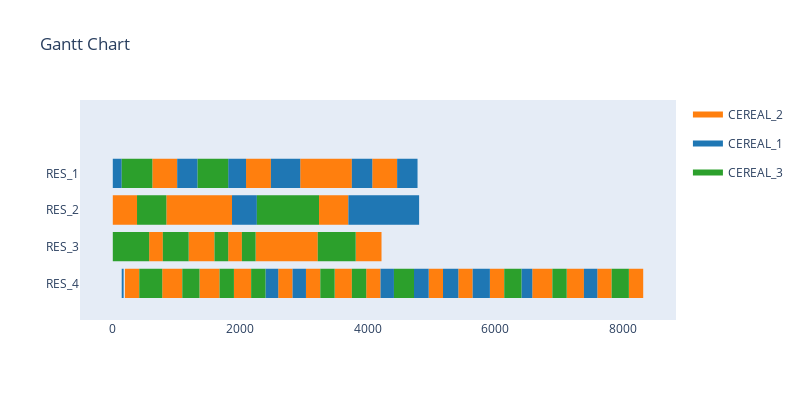

Write notebook code for a chart like this one.
### Code cell
test_env = sim_constrained.Env(visualise=True, verbose=False, model=True, test=True, goal="min_times")
state, action_mask = env.reset()

done = False

while not done:
    action = ppo_agent.select_action(state, memory, action_mask)
    #print(action)
    state, reward, done, action_mask, success_rate = test_env.step(action)
    #print(state, reward, done, action_mask, success_rate )

### Figure 1 — Plotly figure (JSON) as saved in the notebook; plotly's stock layout.template omitted (floating-point values rounded to 4 significant figures; data arrays with more than 128 entries replaced by an {"elided": "..."} marker saying what was removed)
{"data": [{"fill": "toself", "fillcolor": "rgb(255, 127, 14)", "hoverinfo": "name", "legendgroup": "rgb(255, 127, 14)", "mode": "none", "name": "CEREAL_2", "showlegend": true, "type": "scatter", "x": {"elided": "239 int values"}, "y": {"elided": "239 float values"}}, {"fill": "toself", "fillcolor": "rgb(31, 119, 180)", "hoverinfo": "name", "legendgroup": "rgb(31, 119, 180)", "mode": "none", "name": "CEREAL_1", "showlegend": true, "type": "scatter", "x": {"elided": "149 int values"}, "y": {"elided": "149 float values"}}, {"fill": "toself", "fillcolor": "rgb(44, 160, 44)", "hoverinfo": "name", "legendgroup": "rgb(44, 160, 44)", "mode": "none", "name": "CEREAL_3", "showlegend": true, "type": "scatter", "x": {"elided": "159 int values"}, "y": {"elided": "159 float values"}}, {"legendgroup": "rgb(255, 127, 14)", "marker": {"color": "rgb(255, 127, 14)", "opacity": 0, "size": 1}, "mode": "markers", "name": "", "showlegend": false, "text": [null, null, null, null, null, null, null, null, null, null, null, null, null, null, null, null, null, null, null, null, null, null, null, null, null, null, null, null, null, null, null, null, null, null, null, null, null, null, null, null, null, null, null, null, null, null, null, null, null, null, null, null, null, null, null, null, null, null, null, null, null, null, null, null, null, null, null, null, null, null, null, null, null, null, null, null, null, null, null, null, null, null, null, null, null, null, null, null, null, null, null, null, null, null, null, null], "type": "scatter", "x": [0, 190, 190, 380, 190, 415, 570, 785, 620, 1010, 775, 1000, 840, 1300, 1000, 1045, 1045, 1090, 1190, 1405, 1300, 1490, 1360, 1585, 1405, 1595, 1490, 1680, 1585, 1630, 1630, 1675, 1680, 1870, 1810, 2025, 1900, 2125, 2090, 2480, 2125, 2170, 2240, 2455, 2455, 2645, 2595, 2820, 2645, 2835, 2835, 3025, 2940, 3330, 3025, 3215, 3030, 3255, 3235, 3695, 3330, 3540, 3480, 3705, 3540, 3750, 3705, 3750, 3810, 4025, 3975, 4200, 4025, 4215, 4070, 4460, 4955, 5180, 5420, 5645, 5915, 6140, 6580, 6805, 6805, 6850, 6850, 6895, 7120, 7345, 7345, 7390, 7600, 7825, 8095, 8320], "y": [2, 2, 2, 2, 0, 0, 1, 1, 3, 3, 0, 0, 2, 2, 0, 0, 0, 0, 1, 1, 2, 2, 0, 0, 1, 1, 2, 2, 0, 0, 0, 0, 2, 2, 1, 1, 0, 0, 3, 3, 0, 0, 1, 1, 1, 1, 0, 0, 1, 1, 1, 1, 3, 3, 1, 1, 0, 0, 2, 2, 3, 3, 0, 0, 3, 3, 0, 0, 1, 1, 0, 0, 1, 1, 3, 3, 0, 0, 0, 0, 0, 0, 0, 0, 0, 0, 0, 0, 0, 0, 0, 0, 0, 0, 0, 0]}, {"legendgroup": "rgb(31, 119, 180)", "marker": {"color": "rgb(31, 119, 180)", "opacity": 0, "size": 1}, "mode": "markers", "name": "", "showlegend": false, "text": [null, null, null, null, null, null, null, null, null, null, null, null, null, null, null, null, null, null, null, null, null, null, null, null, null, null, null, null, null, null, null, null, null, null, null, null, null, null, null, null, null, null, null, null, null, null, null, null, null, null, null, null, null, null, null, null, null, null, null, null], "type": "scatter", "x": [0, 140, 140, 170, 1010, 1330, 1810, 2090, 1870, 2260, 2395, 2565, 2480, 2800, 2565, 2595, 2800, 2940, 2820, 3030, 3695, 4085, 3750, 4070, 4085, 4205, 4200, 4410, 4205, 4325, 4325, 4445, 4445, 4565, 4460, 4780, 4565, 4685, 4685, 4805, 4725, 4895, 4895, 4925, 4925, 4955, 5180, 5390, 5390, 5420, 5645, 5855, 5855, 5885, 5885, 5915, 6410, 6580, 7390, 7600], "y": [3, 3, 0, 0, 3, 3, 3, 3, 2, 2, 0, 0, 3, 3, 0, 0, 3, 3, 0, 0, 2, 2, 3, 3, 2, 2, 0, 0, 2, 2, 2, 2, 2, 2, 3, 3, 2, 2, 2, 2, 0, 0, 0, 0, 0, 0, 0, 0, 0, 0, 0, 0, 0, 0, 0, 0, 0, 0, 0, 0]}, {"legendgroup": "rgb(44, 160, 44)", "marker": {"color": "rgb(44, 160, 44)", "opacity": 0, "size": 1}, "mode": "markers", "name": "", "showlegend": false, "text": [null, null, null, null, null, null, null, null, null, null, null, null, null, null, null, null, null, null, null, null, null, null, null, null, null, null, null, null, null, null, null, null, null, null, null, null, null, null, null, null, null, null, null, null, null, null, null, null, null, null, null, null, null, null, null, null, null, null, null, null, null, null, null, null], "type": "scatter", "x": [0, 190, 140, 620, 190, 380, 380, 840, 380, 570, 415, 640, 640, 685, 685, 730, 730, 775, 785, 1000, 1000, 1190, 1090, 1315, 1315, 1360, 1330, 1810, 1595, 1810, 1675, 1900, 2025, 2240, 2170, 2395, 2260, 2855, 2855, 3045, 3045, 3235, 3215, 3430, 3255, 3480, 3430, 3620, 3620, 3810, 3750, 3975, 4410, 4725, 6140, 6365, 6365, 6410, 6895, 7120, 7825, 8050, 8050, 8095], "y": [1, 1, 3, 3, 1, 1, 2, 2, 1, 1, 0, 0, 0, 0, 0, 0, 0, 0, 1, 1, 1, 1, 0, 0, 0, 0, 3, 3, 1, 1, 0, 0, 1, 1, 0, 0, 2, 2, 2, 2, 2, 2, 1, 1, 0, 0, 1, 1, 1, 1, 0, 0, 0, 0, 0, 0, 0, 0, 0, 0, 0, 0, 0, 0]}], "layout": {"autosize": false, "height": 400, "hovermode": "closest", "showlegend": true, "title": {"text": "Gantt Chart"}, "width": 800, "xaxis": {"rangeselector": {"buttons": [{"count": 7, "label": "1w", "step": "day", "stepmode": "backward"}, {"count": 1, "label": "1m", "step": "month", "stepmode": "backward"}, {"count": 6, "label": "6m", "step": "month", "stepmode": "backward"}, {"count": 1, "label": "YTD", "step": "year", "stepmode": "todate"}, {"count": 1, "label": "1y", "step": "year", "stepmode": "backward"}, {"step": "all"}]}, "showgrid": false, "type": "linear", "zeroline": false}, "yaxis": {"autorange": false, "range": [-1, 5], "showgrid": false, "ticktext": ["RES_4", "RES_3", "RES_2", "RES_1"], "tickvals": [0, 1, 2, 3], "zeroline": false}}}
